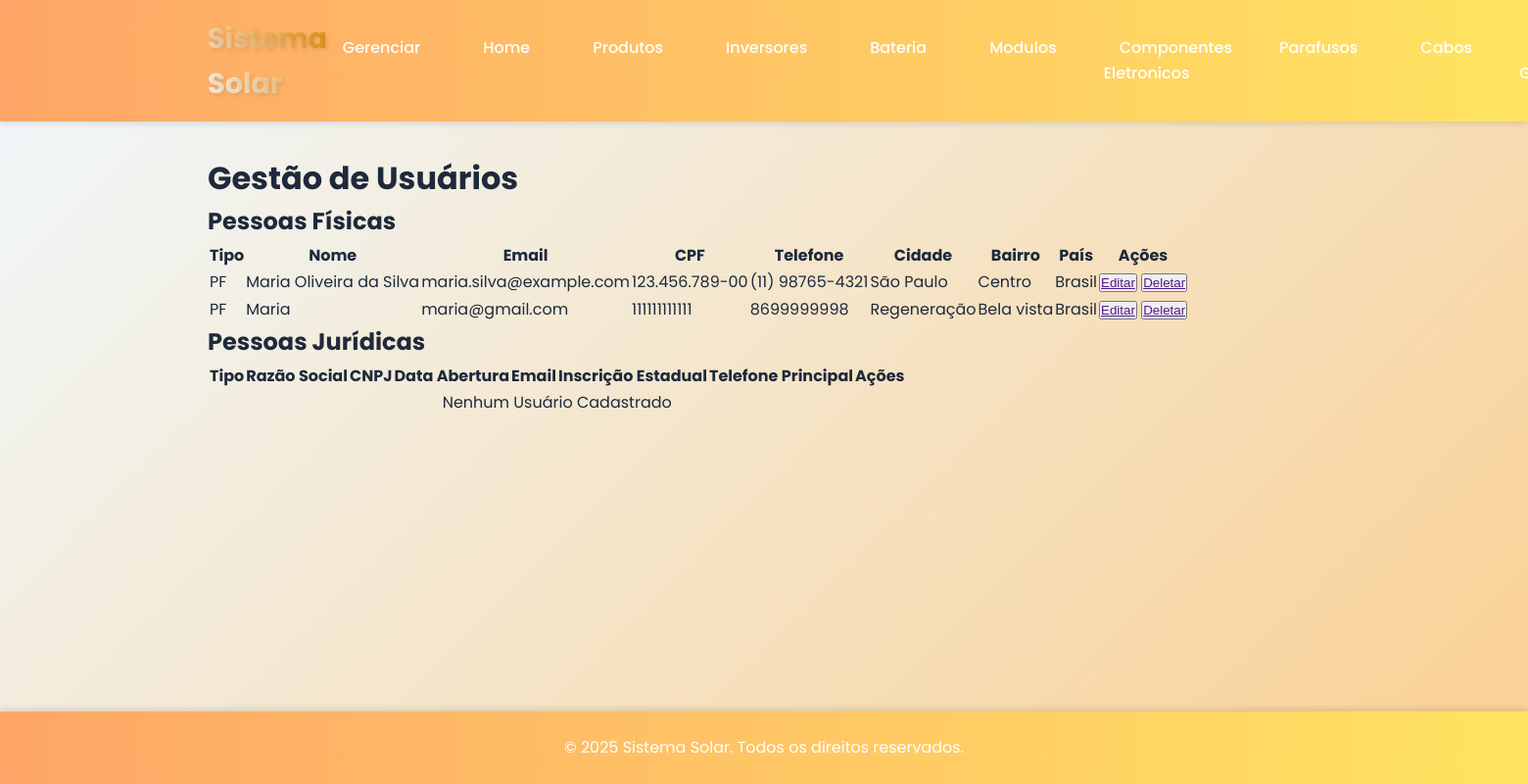
The app's page /gerenciamento/ with its own data.
### solar/models.py (models this page shows, shortened)
class PessoaFisica(models.Model):
        cpf = models.CharField(max_length=14, unique=True)
        nome_completo = models.CharField(max_length=150)
        data_nascimento = models.DateField()
        rg = models.CharField(max_length=20)
        email = models.EmailField()
        telefone_principal = models.CharField(max_length=15)
        telefone_secundario = models.CharField(max_length=15, blank=True, null=True)
        cep = models.CharField(max_length=9)
        logradouro = models.CharField(max_length=150)
        numero = models.CharField(max_length=10)
        complemento = models.CharField(max_length=50, blank=True, null=True)
        bairro = models.CharField(max_length=80)
        cidade = models.CharField(max_length=100)
        estado = models.CharField(max_length=2)
        pais = models.CharField(max_length=50)

### solar/views.py (the view)
# urls.py: path('gerenciamento/', views.gerenciamento, name='gerenciamento'),
def gerenciamento(request):
    fisicas = PessoaFisica.objects.all()
    juridicas = PessoaJuridica.objects.all()
    return render(request, 'gerenciar_usuarios.html', {
        'fisicas': fisicas,
        'juridicas': juridicas
         })

### solar/templates/gerenciar_usuarios.html (shortened to what this page needs)
{% extends 'base.html' %}
{% load static %}
  {% block content %}
  <h1>Gestão de Usuários</h1>
  <h2>Pessoas Físicas</h2>
  <table>
    <tr>
      <th>Tipo</th><th>Nome</th><th>Email</th><th>CPF</th><th>Telefone</th><th>Cidade</th><th>Bairro</th><th>País</th><th>Ações</th>
    </tr>
    {% if fisicas %}
       {% for p in fisicas %}
      <tr>
        <td>PF</td>
        <td>{{ p.nome_completo }}</td>
        <td>{{ p.email }}</td>
        <td>{{ p.cpf }}</td>
        <td>{{ p.telefone_principal }}</td>
        <td>{{ p.cidade }}</td>
        <td>{{ p.bairro }}</td>
        <td>{{ p.pais }}</td>
        <td>
          <button> <a href="">Editar</a> </button>
          <button> <a href="">Deletar</a> </button>
        </td>
      </tr>
      {% endfor %}
    {% else %}
                <tr>
                    <td colspan="9" style="text-align:center;">Nenhum Usuário Cadastrado</td>
                </tr>
    {% endif %}
  </table>
  <h2>Pessoas Jurídicas</h2>
  <table>
    <tr>
      <th>Tipo</th><th>Razão Social</th><th>CNPJ</th><th>Data Abertura</th><th>Email</th><th>Inscrição Estadual</th><th>Telefone Principal</th><th>Ações</th>
    </tr>
    {% if juridicas %}
      {% for p in juridicas %}
      <tr>
        <td>PJ</td>
        <td>{{ p.razao_social }}</td>
        <td>{{ p.cnpj }}</td>
        <td>{{ p.data_abertura }}</td>
        <td>{{ p.email }}</td>
        <td>{{ p.inscricao_estadual}}</td>
        <td>{{ p.telefone_principal }}</td>
        <td>
          <button> <a href="">Editar</a> </button>
          <button> <a href="">Deletar</a> </button>
        </td>
      </tr>
      {% endfor %}
    {% else %}
      <tr>
        <td colspan="9" style="text-align:center;">Nenhum Usuário Cadastrado</td>
      </tr>
    {% endif %}
  </table>
 {% endblock %}

### solar/static/Estilo-base.css (style rules this page uses)
:root { --primary-color: #FEA667; --secondary-color: #FFB556; --accent-color: #FFE461; --background-color: #f0f9ff; --text-color: #1e293b; --border-radius: 12px; --transition: all 0.3s ease; }
* { margin: 0; padding: 0; box-sizing: border-box; }
body { font-family: 'Poppins', sans-serif; line-height: 1.6; background: linear-gradient(135deg, var(--background-color) 0%, #FAD092 100%); color: var(--text-color); min-height: 100vh; }

### records on screen
PessoaFisica: nome_completo "Maria Oliveira da Silva", email "maria.silva@example.com", cpf "123.456.789-00", telefone_principal "(11) 98765-4321", cidade "São Paulo", bairro "Centro", pais "Brasil"
PessoaFisica: nome_completo "Maria", email "maria@gmail.com", cpf "111111111111", telefone_principal "8699999998", cidade "Regeneração", bairro "Bela vista", pais "Brasil"
